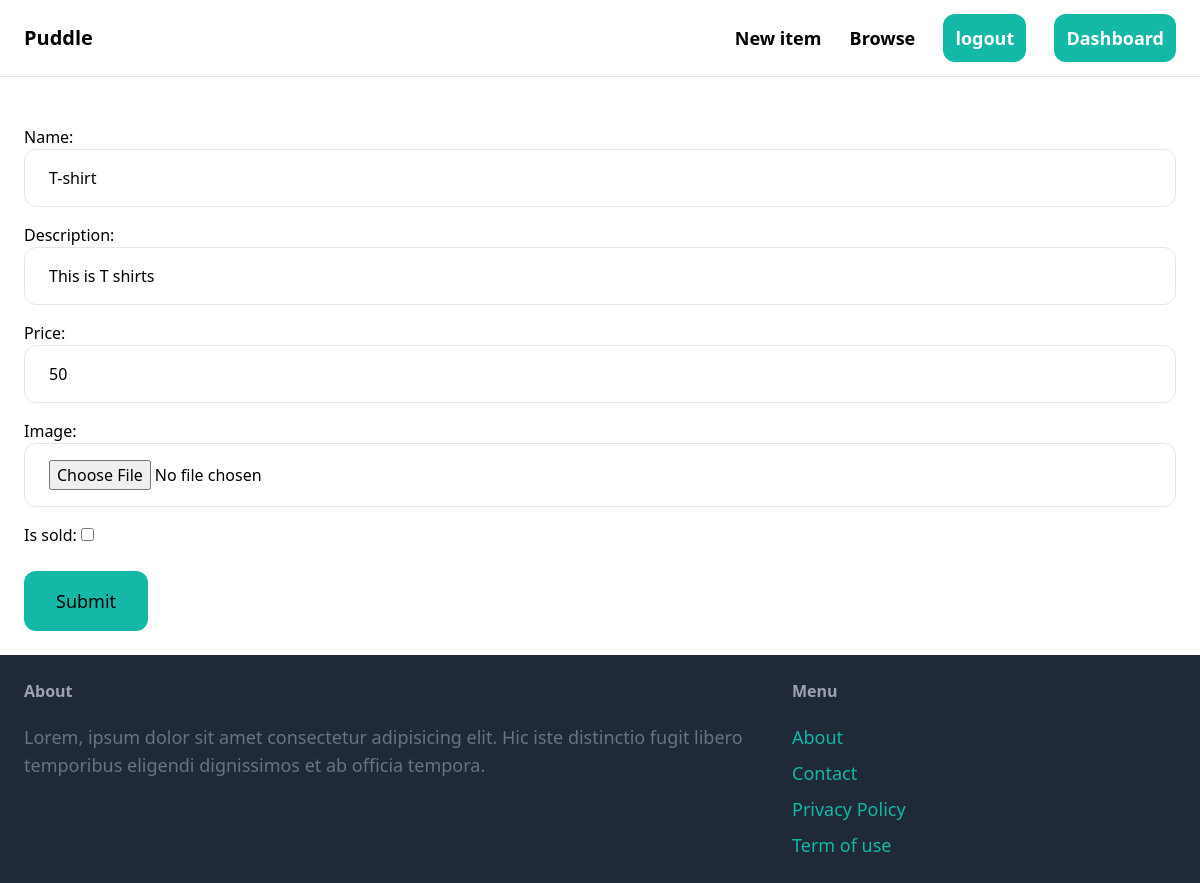
Screenshot of /dashboard/edit/1/ (signed in) with the database file from the repository.
### items/models.py (models this page shows, shortened)
class Item(models.Model):
     category=models.ForeignKey(Category,on_delete=models.CASCADE,related_name='items')
     name=models.CharField(max_length=50)
     description=models.TextField(blank=True,null=True)
     price=models.IntegerField()
     image=models.ImageField(upload_to='item_images', height_field=None, width_field=None, max_length=None,blank=True,null=True)
     is_sold=models.BooleanField(default=False)
     created_by=models.ForeignKey(User,on_delete=models.CASCADE,related_name='items')
     created_at=models.DateTimeField(auto_now_add=True)

### dashboard/views.py (the view)
# urls.py: path('edit/<int:pk>/',views.edit,name='edit'),
@login_required(login_url='login')
def edit(request,pk):
    item=get_object_or_404(Item,pk=pk,created_by=request.user)
    if request.method=='POST':
        form=EditItemForm(request.POST,request.FILES,instance=item)# request.files for render a image and instance is for updating the form
        if form.is_valid():
            item.save()
            return redirect('detail',pk=item.id)
    form=EditItemForm(instance=item)
    return render(request,'dashboard/edit.html',context={
        'form':form
    })

### dashboard/forms.py
class EditItemForm(forms.ModelForm):
    class Meta:
        model=Item
        fields=('name','description','price','image','is_sold',)
        widgets={
            'name':forms.TextInput(attrs={
                'class':INPUT_CLASSES
            }),
            'description':forms.TextInput(attrs={
                'class':INPUT_CLASSES
            }),
            'price':forms.NumberInput(attrs={
                'class':INPUT_CLASSES
            }),
            'image':forms.FileInput(attrs={
                'class':INPUT_CLASSES
            }),
        }

### dashboard/templates/dashboard/edit.html (shortened to what this page needs)
{% extends "base/index.html" %}
{% block content %}
<form action="" method="POST" enctype="multipart/form-data">
    <div class='space-y-4'>
    {{form.as_p}}
    </div>
<input type="submit" value="Submit" class=' mt-6 py-4 px-8 text-lg bg-teal-500 hover:bg-teal-700 rounded-xl'>
</form>
{% endblock %}

### rows the page displays
Item: name "T-shirt", description "This is T shirts", price "50"
